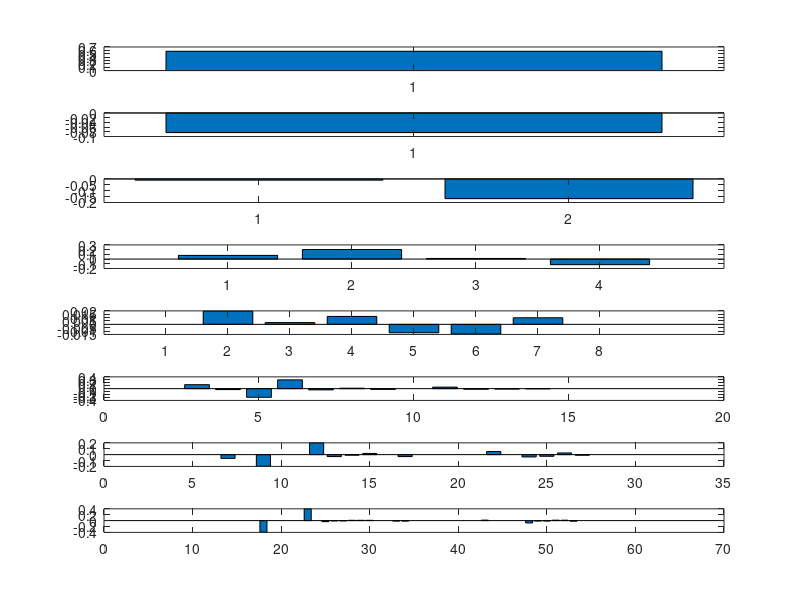
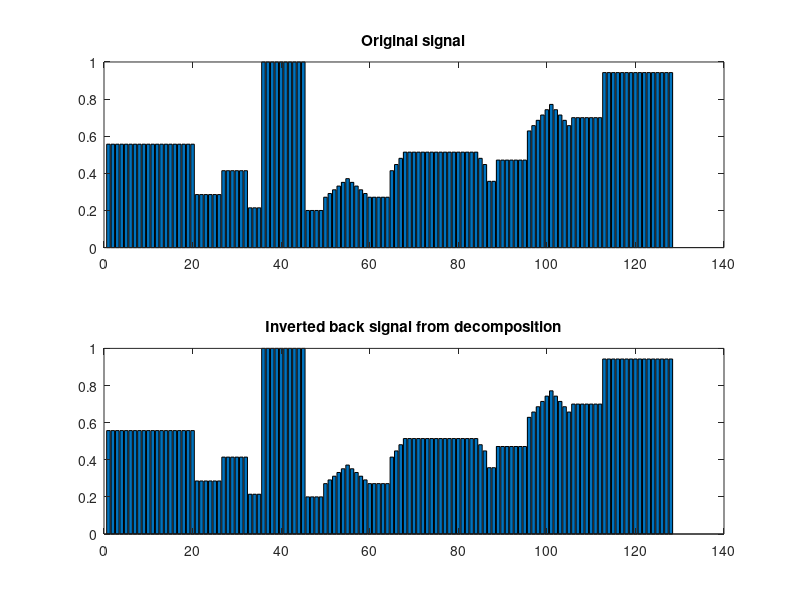

Write the MATLAB code that produced these figures, in order.
clc;clear all;close all;
% A) Haar wavelet transform: Write Matlab programs to implement forward and inverse
% Haar transform. The equations in lecture notes should be sufficient. Verify perfect
% reconstruction in Matlab. 

% Reading a file
X = dlmread('skyline.txt');
l=length(X);    %Calculating the length of file
dup_X=X;
% Padding if odd length
if (mod(l,2)~=0)
        X(l+1,1)=0;
         l=l+1;    %New length is increased by 1
end 

%
% To find the number of level-operation
k=l;
m=1;
while k~=2
    k=k/2;
    m=m+1;
end
% 
% For M-Level Operation forward transform
p=l;
for j=1:m
% For a single block operation
for i=1:(p/2);
    c(i,j)= 0.5*X(2*i-1)+0.5*X((2*i));
    d(i,j)= 0.5*X(2*i-1)-0.5*X((2*i));    
end
posd(j)=i;
clearvars X;
X=c(:,j);
p=p/2;
end
% 

figure,
for j=1:m
    subplot(m+1,1,j+1),bar(1:posd(m-j+1),d(1:posd(m-j+1),m-j+1));
end
     subplot(m+1,1,1),bar(1,c(1:posd(m),m));

% For M-Level Operation inverse transform
c1=c(1:posd(m),m);
d1=d;
k=m;
while k>=1
for i=1:posd(k)
    y((2*i)-1,1)=c1(i)+d1(i,k);
    y((2*i),1)=c1(i)-d1(i,k);
end
c1=y;
k=k-1;
end

figure,
subplot(2,1,1),bar(dup_X), title('Original signal');
subplot(2,1,2),bar(y), title('Inverted back signal from decomposition');

